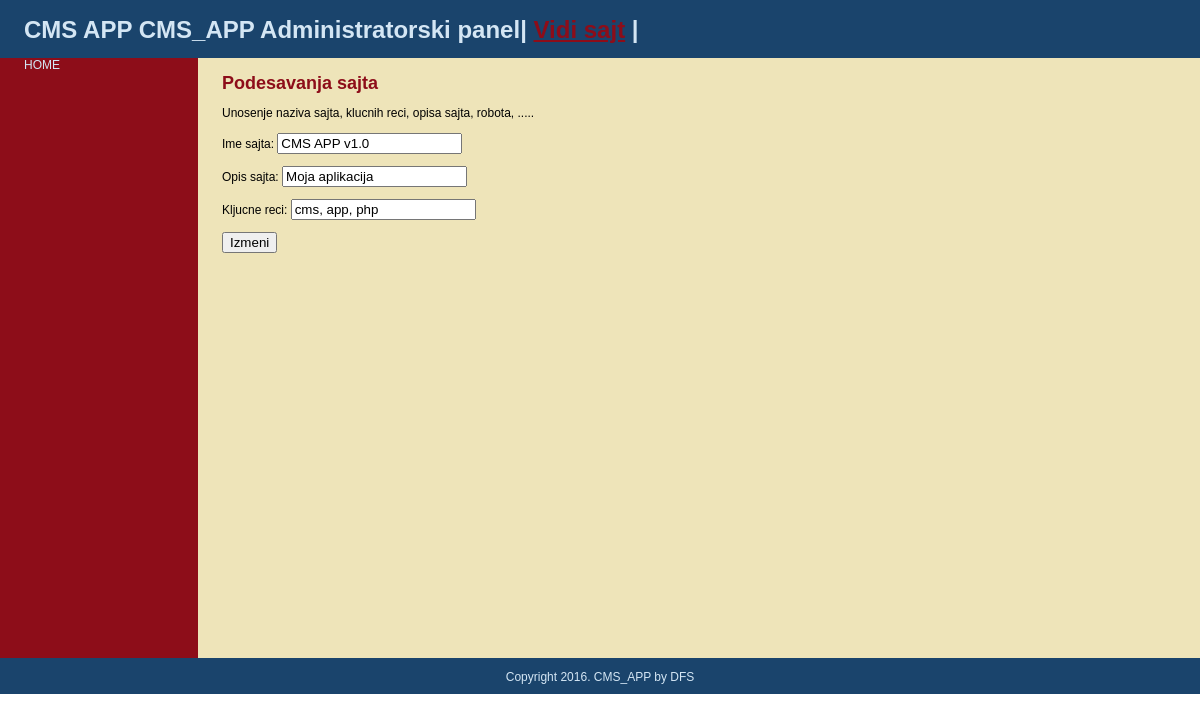
The app's page /podesavanja.php (signed in) with its own data.
### tables this page shows
CREATE TABLE IF NOT EXISTS `podesavanja` (
  `ime_sajta` varchar(100) NOT NULL,
  `opis_sajta` varchar(160) NOT NULL,
  `kljucne_reci` varchar(160) NOT NULL
);

### public/podesavanja.php (the view, shortened to what this page needs)
<?php require_once("../includes/konekcija.php"); ?>
<?php include("../includes/layout/header.php") ?>
<div id="main">
	<div id="navigacija">
	<a href="admin.php">HOME</a>
	</div>
	<div id="strana">
	<h2>Podesavanja sajta</h2>
<p>Unosenje naziva sajta, klucnih reci, opisa sajta, robota, .....</p>
    <form action="podesavanja.php" method="post">
    <p>Ime sajta:
    <input type="text" name="ime_sajta" value="<?php echo htmlentities($podesavanja["ime_sajta"]); ?>"/>
   </p>
   <p>Opis sajta:
    <input type="text" name="opis_sajta" value="<?php echo htmlentities($podesavanja["opis_sajta"]); ?>"/>
   </p>
   <p>Kljucne reci:
    <input type="text" name="kljucne_reci" value="<?php echo htmlentities($podesavanja["kljucne_reci"]); ?>"/>
   </p>
    <input type="submit" name="submit" value="Izmeni"/>
    </form>
	</div>
</div>
<?php include("../includes/layout/footer.php") ?>

### public/css/stil.css (style rules this page uses)
body { margin: 0; margin-top: -18px; padding: 0; border: 0; font-size: 12px; line-height:15px; backgrund: #EEE4B9; font-family: Arial; }
a { color: #8D0D19; }
#main { height: 600px; width: 100%; margin: 0; padding: 0; background: #EEE4B9; }
#navigacija { float: left; width: 150px; height: 100%; margin: 0; padding: 0 2em; color: #D4E6F4; background:#8D0D19; }
#navigacija a { color:#D4E6F4; text-decoration: none; }
#strana { float: left; height: 100%; padding-left: 2em; vertical-align: top; background: #EEE4B9; }
#strana h2 { color: #8D0D19; margin-top: 1em; }

### public/js/lightbox/css/lightbox.css (style rules this page uses)
body:after { content: url(../img/close.png) url(../img/loading.gif) url(../img/prev.png) url(../img/next.png); display: none; }

### records on screen
podesavanja: ime_sajta "CMS APP v1.0", opis_sajta "Moja aplikacija", kljucne_reci "cms, app, php"

### other values on screen
AUTOR "by DFS"
